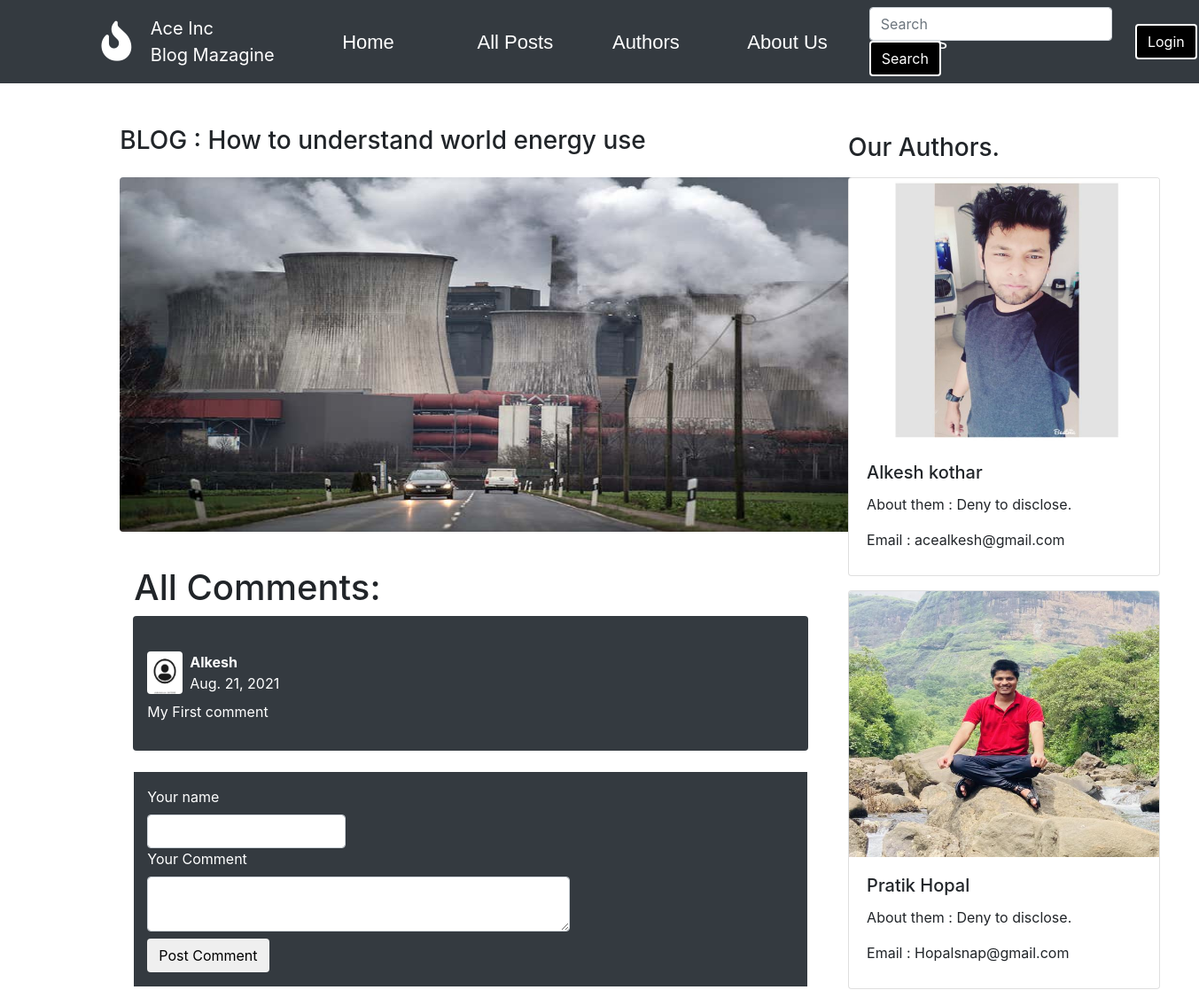
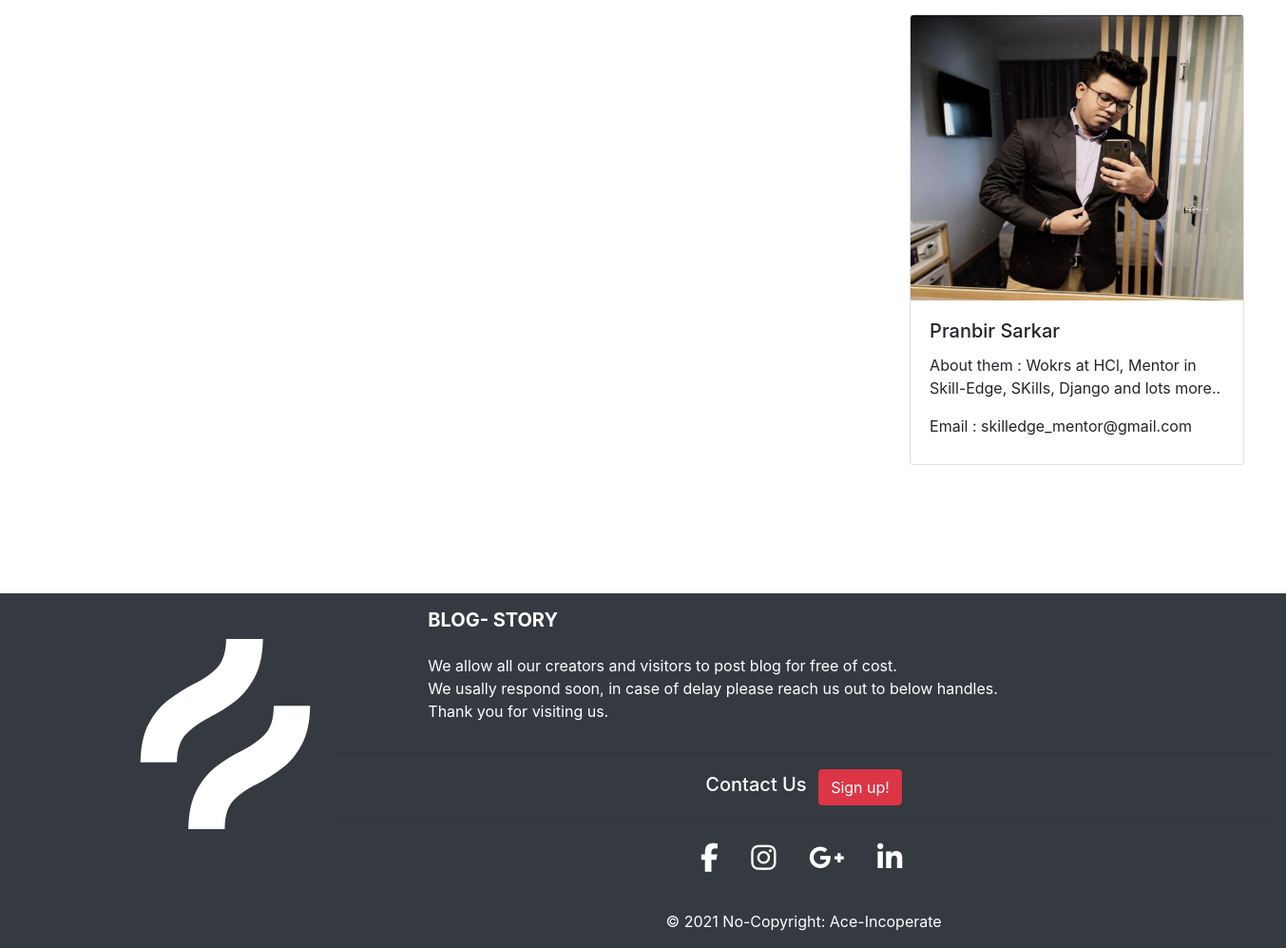
Screenshot of /post/3 with the database file from the repository (2 pictures, top to bottom).
### AceInc/models.py (models this page shows, shortened)
class blogpost(models.Model):
    title= models.CharField(default="N/A", null=False, max_length=50)
    content = tinymce_models.HTMLField()
    blog_img =  models.ImageField(null=True, upload_to='upload', max_length=None)
    publish_date = models.DateField(default=datetime.today)
    blog_author = models.ForeignKey(author, on_delete=models.CASCADE)
    blog_category = models.CharField(default="Others", null=False, max_length=20)

class comments(models.Model):
    comment_data = models.TextField(null=False)
    name_data = models.CharField(default="Guest", null=False, max_length=20)
    parent_post = models.ForeignKey(blogpost, related_name="post_id", on_delete=models.CASCADE)
    comment_date = models.DateField(default=datetime.today)
    def __str__(self):
        return self.comment_data

class author(models.Model):
    author_name = models.CharField(default="Guest Author", null=False, max_length=20)
    author_img =  models.ImageField(null=True, upload_to='upload', max_length=None)
    author_email = models.EmailField(max_length=254)
    about_auth = models.CharField(default="Deny to disclose", null=False, max_length=100)
    def __str__(self):
        return self.author_name

### AceInc/views.py (the view)
# urls.py: path("post/<id>", views.post_detail , name="post_detail"),
def post_detail(request, id):
    post = blogpost.objects.get(id=id)
    com = comments.objects.filter(parent_post = id)
    auth = author.objects.all()
    context = { "com" : com , "post" : post , "auth": auth}
    print(auth)
    if request.method == "POST":
        commentname = request.POST["name"]
        commenttext = request.POST["comment"]
        print(commentname,commenttext)
        commitdata = comments(parent_post= post, name_data= commentname , comment_data = commenttext)
        commitdata.save()
    return render(request, 'AceInc/singlepost.html', context)

### AceInc/templates/AceInc/singlepost.html (shortened to what this page needs)
{% extends 'AceInc/base.html' %} {% load static %}
{% block main_block %}
<div class="container-fluid mt-5" style="padding-left: 10%;">
    <div class="row">
        <div class=" categoriesleftside col-8">
            <h3 class="mb-4"> BLOG : {{ post.title}} </h3>
            <img src="{{ post.blog_img.url}}" class="rounded " height="400" width="850" alt="...">
            {% if com%}
            <h1 class="row mx-3 ">All Comments:</h1>
            {% else %}
            <h1 class="row mx-1 ">No Comments yet:</h1>
            {% endif %} {% for comments in com %}
            <div class="container-fluid mt-1 ">
                <div class="d-flex justify-content-center row ">
                    <div class="col-md-12 ">
                        <div class="p-3 bg-dark rounded " style="color: white; ">
                            <div class="review mt-4 ">
                                <div class="d-flex flex-row comment-user "><img class="rounded " src="{% static 'user.jfif' %} " alt="My image " width="40 ">
                                    <div class="ml-2 ">
                                        <div class="d-flex flex-row align-items-center "><span class="name font-weight-bold ">{{ comments.name_data }} </span></div>
                                        <div class=" " style="margin-right: 55px; ">{{ comments.comment_date}}</i>
                                        </div>
                                    </div>
                                </div>
                                <div class="mt-2 ">
                                    <p style="text-align: left; ">{{ comments}}</p>
                                </div>
                            </div>
                        </div>
                    </div>
                </div>
            </div>
            {% endfor %}
            <form method="POST">{% csrf_token %}
        <div class="bg-dark mt-4 ml-3 mr-3 pt-3 text-white">
            <div class=" col-md-4 text-left">
                <label class="text-left" for="name">Your name</label>
                <input type="text" class="form-control" name="name">
            </div>
            <div class=" col-md-8 text-left pb-2">
                <label for="comment">Your Comment</label>
                <textarea class="form-control padding-bottom-2" name="comment" rows="2"></textarea>
            </div>
            <div class="col-md-1 pb-3">
                <button type="submit" class="btn btn-white ">Post Comment</button>
            </div>
        </div>
    </form>
        </div>
        <div class=" categoriesrightside col-4 mt-2">
        <h3> Our Authors.</h3>
            {% for aut in auth  %}
            <div class="card mt-3" style="width: 22rem;">
                <img class="card-img-top" src="{{ aut.author_img.url}}" alt="Card image cap" height="300" width="80">
                <div class="card-body">
                    <h5 class="card-title">{{ aut.author_name}}</h5>
                    <p class="card-text">About them : {{aut.about_auth}}.</p>
                    <label>Email : {{aut.author_email}}</label>
                </div>
            </div>
            {% endfor %}
        </div>
    </div>
</div>
{% endblock main_block %}

### AceInc/templates/AceInc/base.html (shortened to what this page needs)
<!doctype html>
<html lang="en">
{% load static %}
<head>
    <link rel="stylesheet" href="https://maxcdn.bootstrapcdn.com/bootstrap/4.0.0/css/bootstrap.min.css">
    <link rel="stylesheet" href=" {% static 'base.css' %}">
</head>
<body>
    <nav class="navbar navbar-expand-md navbar-dark bg-dark">
        <div class="icondiv">
            <span style="font-size: 45px; color: white;">
        <i class="fas fa-fire-alt homeicon"></i>
      </span>
        </div>
        <div class="test">
            <a class="navbar-brand ml-4" href="{% url 'home' %}">Ace Inc <br> Blog Mazagine</a>
        </div>
        <div class="collapse navbar-collapse" id="navbarSupportedContent">
            <ul class="navbar-nav mr-auto ml-1 pl-3 cssnavbarul">
                <li class="nav-item">
                    <a class="nav-link active" href="{% url 'home' %}">Home <span class="sr-only">(current)</span></a>
                </li>
                <li class="nav-item">
                    <a class="nav-link active" href="{% url 'allpost' %}">All Posts</a>
                </li>
                <li class="nav-item">
                    <a class="nav-link active" href="{% url 'author' %}">Authors</a>
                </li>
                <li class="nav-item">
                    <a class="nav-link active" href="{% url 'aboutus' %}">About Us</a>
                </li>
                <li class="nav-item">
                    <a class="nav-link active" href="{% url 'mail' %}">Mail Us</a>
                </li>
            </ul>
            <form class="form-inline my-2 my-lg-0" method="GET" action="{% url 'search' %}">
                <input name="q" class="form-control mr-sm-3" type="search" placeholder="Search" aria-label="Search">
                <button class="btn  my-2 my-sm-0 searchbtn" type="submit">Search</button>
            </form>
            {% if user.is_authenticated %}
            <a href="{% url 'logout'%}" class="Loginbtn btn my-2 my-sm-0">Logout</a>
            {% else %}
            <a href="{% url 'login'%}" class="Loginbtn btn my-2 my-sm-0">Login</a>
            {%endif%}
        </div>
    </nav>
    {% block main_block %}
    {% endblock main_block %}
    <footer class="page-footer font-small stylish-color-dark bg-dark text-white">
        <div class="container-fluid">
            <div class="row">
                <div class="footerdiv col-3">
                    <i class="fab fa-hotjar"></i>
                </div>
                <div class="col-9">
                    <div class="container text-center text-md-left">
                        <div class="row">
                            <div class="col-md-10 mx-auto">
                                <h5 class="font-weight-bold text-uppercase mt-3 mb-4">Blog- Story</h5>
                                <p>We allow all our creators and visitors to post blog for free of cost.<br> We usally respond soon, in case of delay please reach us out to below handles.<br>Thank you for visiting us.</p>
                            </div>
                        </div>
                    </div>
                    <hr>
                    <ul class="list-unstyled list-inline text-center py-0">
                        <li class="list-inline-item">
                            <h5 class="mb-0">Contact Us</h5>
                        </li>
                        <li class="list-inline-item">
                            <a href="#!" class="btn btn-danger btn-rounded">Sign up!</a>
                        </li>
                    </ul>
                    <hr>
                    <ul class="list-unstyled list-inline text-center iconsfooter">
                        <li class="list-inline-item">
                            <a class="btn-floating btn-fb mx-1">
                                <i class="fab fa-facebook-f"> </i>
                            </a>
                        </li>
                        <li class="list-inline-item">
                            <a class="btn-floating btn-tw mx-1">
                                <i class="fab fa-instagram"> </i>
                            </a>
                        </li>
                        <li class="list-inline-item">
                            <a class="btn-floating btn-gplus mx-1">
                                <i class="fab fa-google-plus-g"> </i>
                            </a>
                        </li>
                        <li class="list-inline-item">
                            <a class="btn-floating btn-li mx-1">
                                <i class="fab fa-linkedin-in"> </i>
                            </a>
                        </li>
                    </ul>
                    <div class="footer-copyright text-center py-3">© 2021 No-Copyright: Ace-Incoperate
                    </div>
                </div>
            </div>
        </div>
    </footer>
</body>
</html>

### AceInc/static/base.css (style rules this page uses)
.cssnavbarul li { margin-left: 4%; font-size: 22px; font-family: Arial, Helvetica, sans-serif; }
.nav-link { width: 120px; margin-left: 7px; }
.homeicon { height: 30px; margin-left: 30px; padding-right: 1%; padding-left: 4%; }
.icondiv { margin-left: 5%; }
.searchbtn, .Loginbtn { border: 2px solid white; background-color: black; color: white; font-size: 16px; }
.Loginbtn { margin-right: 1%; margin-left: 1%; }
.page-footer { position: absolute; width: 100%; margin-top: 10%; }
.iconsfooter { font-size: 30px; letter-spacing: 5px; }
.footerdiv { font-size: 200px; padding-left: 10%; }

### rows the page displays
blogpost: title "How to understand world energy use", blog_img (picture)
comments: name_data "Alkesh", comment_date "Aug. 21, 2021", comment_data "My First comment"
author: author_img (picture), author_name "Alkesh kothar", about_auth "Deny to disclose", author_email "acealkesh@gmail.com"
author: author_img (picture), author_name "Pratik Hopal", about_auth "Deny to disclose", author_email "Hopalsnap@gmail.com"
author: author_img (picture), author_name "Pranbir Sarkar", about_auth "Wokrs at HCl, Mentor in Skill-Edge, SKills, Django and lots more.", author_email "skilledge_mentor@gmail.com"
